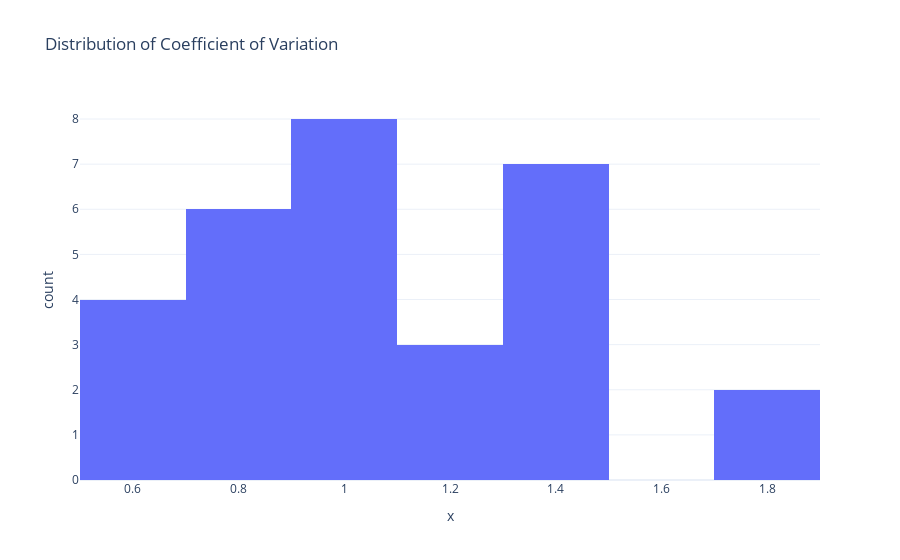

The cell this chart's notebook holds for it:
### Markdown cell above
coefficient of variation (CoV)

### Code cell
# the more variability you find in a ts, the harder it is to predict it

# CoV_n (for ts n) = sigma_n / mu_n 
#   the relative dispersion of data points around the mean, which is better than looking at pure standard deviation
#   the larger the cov, the worse the predictability of ts
#   0.49 is rule of thumb to separate ts that easier to forecast from the hard ones
# CoV's key issues: 
#   it doesn't consider seasonality (e.g. sine/consine waves show higher CoV but are equally predictable)
#   it doesn't consider trend (e.g. linear trend has higher CoV but is equally predictable)
#   doesn't handle negative values (e.g. -ve in ts makes mean smaller and inflate CoV)

from src.forecastability.cov import calc_cov

block_df["cov"] = block_df.progress_apply(lambda x: calc_cov(x['energy_consumption']), axis=1)

# plot
fig = px.histogram(x=block_df["cov"], title="Distribution of Coefficient of Variation")
fig.show()

### Figure 1 — Plotly figure (JSON) as saved in the notebook; plotly's stock layout.template omitted (floating-point values rounded to 4 significant figures)
{"data": [{"alignmentgroup": "True", "bingroup": "x", "hovertemplate": "x=%{x}<br>count=%{y}<extra></extra>", "legendgroup": "", "marker": {"color": "#636efa", "pattern": {"shape": ""}}, "name": "", "offsetgroup": "", "orientation": "v", "showlegend": false, "type": "histogram", "x": [1.383, 0.8318, 0.9496, 1.372, 1.761, 0.7286, 1.814, 1.266, 0.8917, 0.6873, 0.5984, 0.8387, 0.6932, 0.983, 1.152, 1.48, 1.41, 0.7746, 1.071, 0.9041, 0.6824, 1.4, 0.7694, 0.9205, 1.453, 1.147, 0.9415, 1.372, 0.9877, 1.046], "xaxis": "x", "yaxis": "y"}], "layout": {"barmode": "relative", "legend": {"tracegroupgap": 0}, "title": {"text": "Distribution of Coefficient of Variation"}, "xaxis": {"anchor": "y", "domain": [0, 1], "title": {"text": "x"}}, "yaxis": {"anchor": "x", "domain": [0, 1], "title": {"text": "count"}}}}
